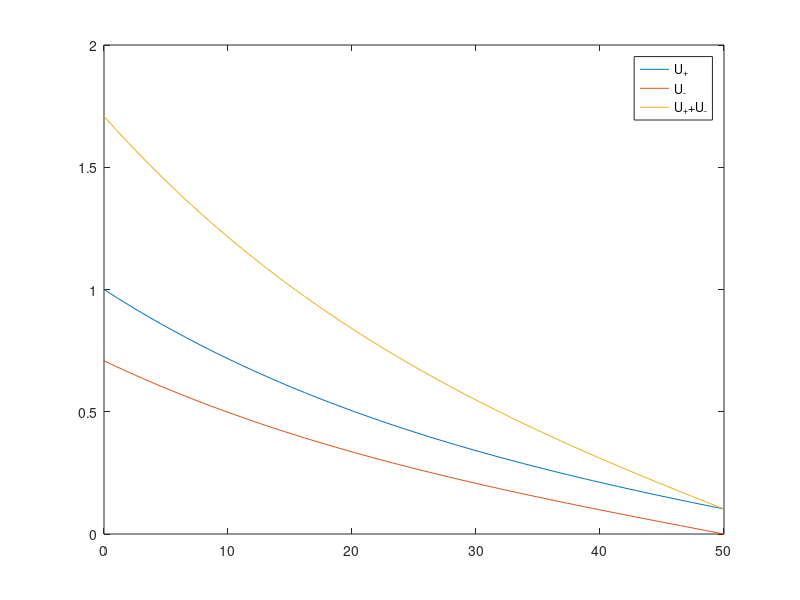

Here is the MATLAB script that generated this plot:
% Plot function to draw U+, U- and Total

beta = 0.95;
x1 = 50;
x0 = 0;
mu = 0.1;

gam = sqrt(1 - beta^2);
x = linspace(x0,x1,100);

d  = (1+gam)*exp(gam*mu*(x1-x0))-(1-gam)*exp(-gam*mu*(x1-x0));
m1 = (1+gam)*exp(gam*mu*(x1-x))-(1-gam)*exp(-gam*mu*(x1-x));
m2 = (beta)*exp(gam*mu*(x1-x))-(beta)*exp(-gam*mu*(x1-x));

up = m1/d;
um = m2/d;
ut = up + um;


plot(x,up, x, um, x, ut)
legend({'U_+', 'U_-', 'U_++U_-'})